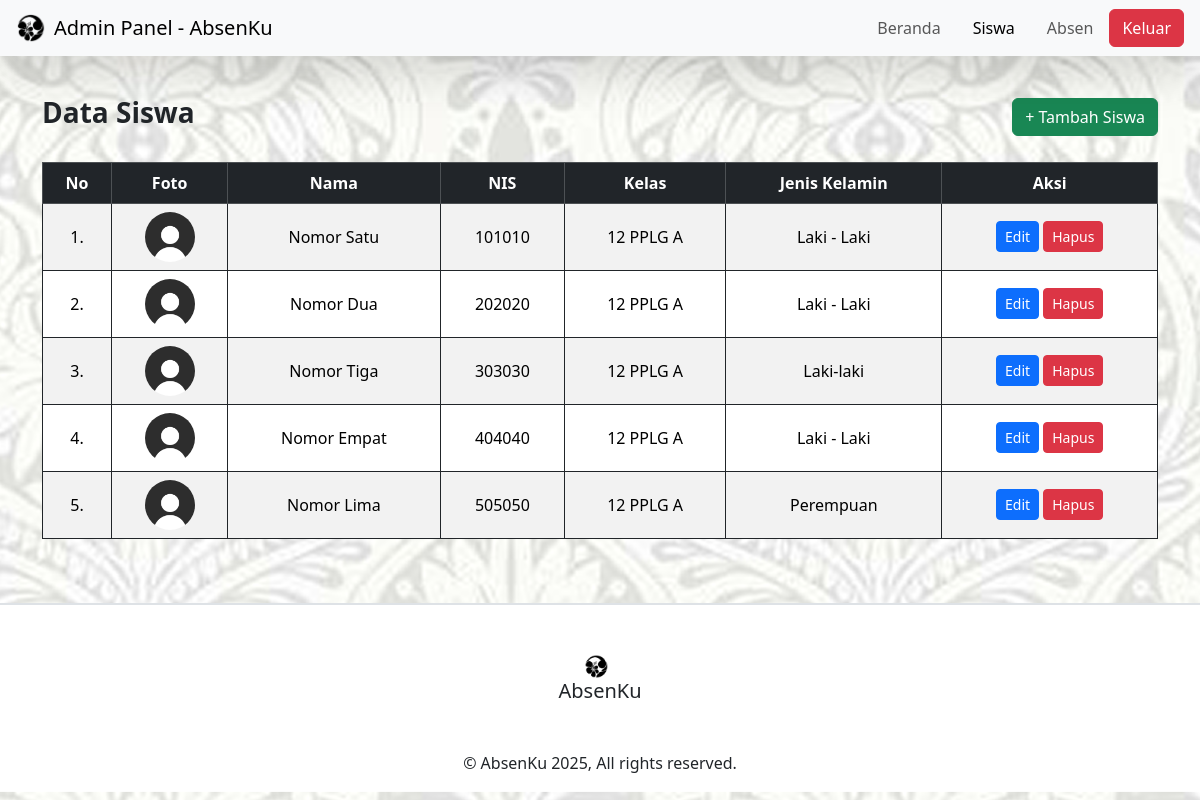
/admin/siswa.php (signed in), run on the app's committed database.
### tables this page shows
CREATE TABLE `siswa` (
  `id_siswa` int(11) NOT NULL,
  `foto` varchar(255) DEFAULT NULL,
  `nama` varchar(64) NOT NULL,
  `nis` varchar(32) NOT NULL,
  `jenis_kelamin` varchar(20) NOT NULL,
  `kelas` varchar(32) NOT NULL
);

### admin/siswa.php (the view, shortened to what this page needs)
<?php
include '../koneksi.php';
$query = mysqli_query($koneksi, "SELECT * FROM siswa WHERE nama != 'ThisAdmin'");
?>
<!DOCTYPE html>
<html lang="en">
<head>
  <link href="https://cdn.jsdelivr.net/npm/bootstrap@5.3.3/dist/css/bootstrap.min.css" rel="stylesheet" />
</head>
<body style="background-image: url('../assets/img/this_background.png'); background-size: cover; background-position: center;">
  <nav class="navbar navbar-expand-lg navbar-light bg-light shadow-lg fixed-top">
    <div class="container-fluid px-3">
      <a class="navbar-brand d-flex align-items-center" href="#">
        <img src="../assets/img/this_logo.png" alt="Logo" width="30" class="me-2">
        Admin Panel - AbsenKu
      </a>
      <div class="collapse navbar-collapse justify-content-end" id="adminNavbar">
        <ul class="navbar-nav align-items-center">
          <li class="nav-item"><a class="nav-link px-3" href="index.php">Beranda</a></li>
          <li class="nav-item"><a class="nav-link px-3 active" href="siswa.php">Siswa</a></li>
          <li class="nav-item"><a class="nav-link px-3" href="absen.php">Absen</a></li>
          <li class="nav-item"><a class="btn btn-danger" href="logout.php">Keluar</a></li>
        </ul>
      </div>
    </div>
  </nav>
  <div class="container mt-5 pt-5">
    <div class="d-flex justify-content-between align-items-center mb-4">
      <h3 class="fw-bold">Data Siswa</h3>
      <a href="siswa-tambah.php" class="btn btn-success">+ Tambah Siswa</a>
    </div>
    <div class="table-responsive">
      <table class="table table-bordered border-dark table-striped table-hover">
        <thead class="table-dark text-center">
          <tr>
            <th>No</th>
            <th>Foto</th>
            <th>Nama</th>
            <th>NIS</th>
            <th>Kelas</th>
            <th>Jenis Kelamin</th>
            <th>Aksi</th>
          </tr>
        </thead>
        <tbody class="text-center align-middle">
          <?php
          $no = 1;
          while ($siswa = mysqli_fetch_assoc($query)) :
            $foto = !empty($siswa['foto']) ? $siswa['foto'] : 'profil.jpg';
          ?>
            <tr>
              <td><?= $no++; ?>.</td>
              <td>
                <img src="../assets/img/<?= htmlspecialchars($foto) ?>" alt="Foto" class="rounded-circle" style="height: 50px;width: 50px;">
              </td>
              <td><?= htmlspecialchars($siswa['nama']) ?></td>
              <td><?= htmlspecialchars($siswa['nis']) ?></td>
              <td><?= htmlspecialchars($siswa['kelas']) ?></td>
              <td><?= htmlspecialchars($siswa['jenis_kelamin']) ?></td>
              <td>
                <a href="siswa-edit.php?nis=<?= $siswa['nis'] ?>" class="btn btn-primary btn-sm">Edit</a>
                <a href="siswa-hapus.php?nis=<?= $siswa['nis'] ?>" class="btn btn-danger btn-sm" onclick="return confirm('Yakin ingin menghapus siswa ini?')">Hapus</a>
              </td>
            </tr>
          <?php endwhile; ?>
        </tbody>
      </table>
    </div>
  </div>
   <footer class="bg-white border-top border-2 text-dark mt-5 pt-5 pb-3">
        <div class="container-fluid px-4">
            <div class="row text-center">
                <div class="col-md-12 mb-3 text-center">
                    <div class="text-center mb-2">
                        <img src="../assets/img/this_logo.png" width="25" class="me-2" alt="Logo">
                        <h5 class="mb-0">AbsenKu</h5>
                    </div>
                </div>
            </div>
            <div class="text-center mt-4">
                <a href="index.php" class="text-dark text-decoration-none">&copy; AbsenKu 2025, All rights
                    reserved.</a>
            </div>
        </div>
    </footer>
</body>
</html>

### data on the page
siswa: nama "Nomor Satu", nis "101010", kelas "12 PPLG A", jenis_kelamin "Laki - Laki"
siswa: nama "Nomor Dua", nis "202020", kelas "12 PPLG A", jenis_kelamin "Laki - Laki"
siswa: nama "Nomor Tiga", nis "303030", kelas "12 PPLG A", jenis_kelamin "Laki-laki"
siswa: nama "Nomor Empat", nis "404040", kelas "12 PPLG A", jenis_kelamin "Laki - Laki"
siswa: nama "Nomor Lima", nis "505050", kelas "12 PPLG A", jenis_kelamin "Perempuan"
